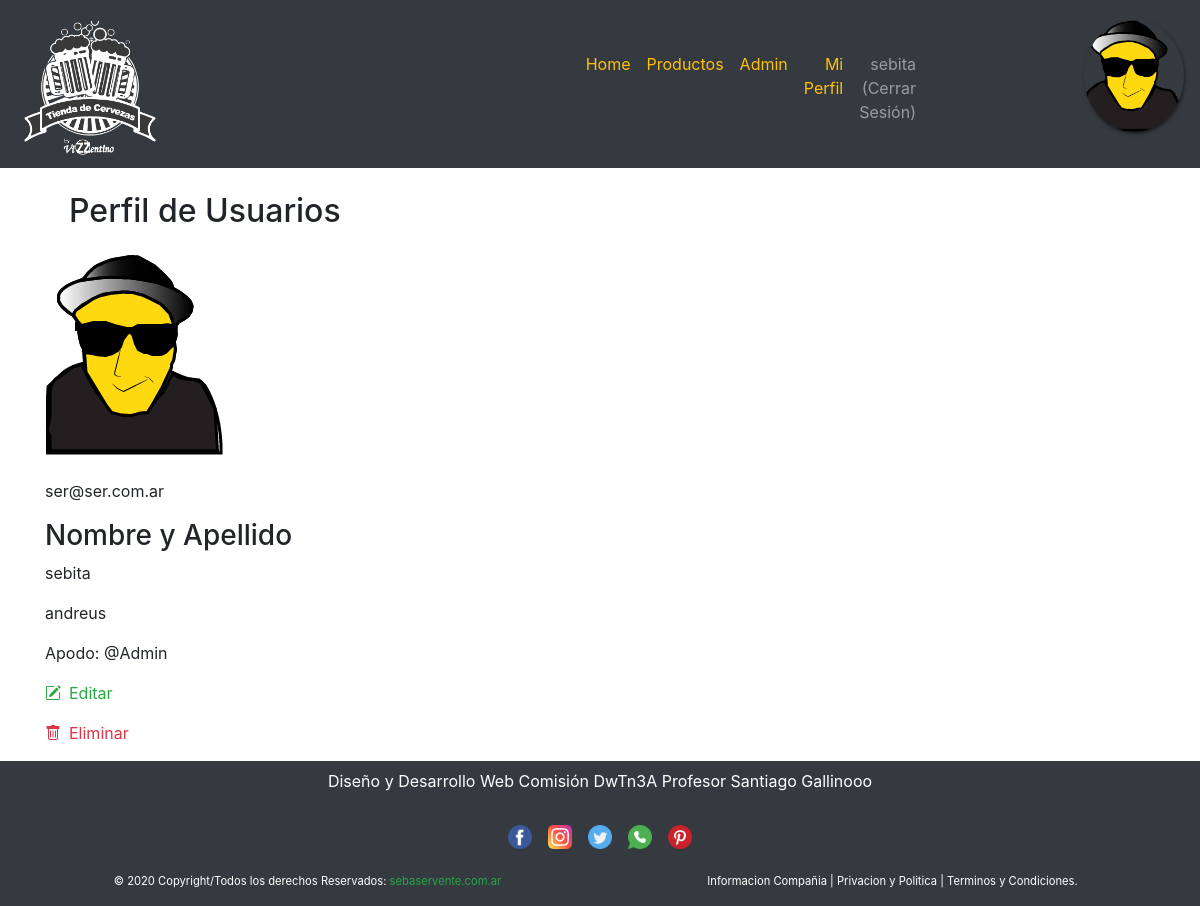
/servente-sebastian_tp/index.php?s=perfil&id=1 (signed in), run on the app's committed database.
### tables this page shows
CREATE TABLE `usuarios` (
  `id_usuario` int(10) UNSIGNED NOT NULL,
  `id_rol` tinyint(3) UNSIGNED NOT NULL,
  `email` varchar(100) NOT NULL,
  `password` varchar(255) NOT NULL,
  `nombre` varchar(100) DEFAULT NULL,
  `apellido` varchar(100) DEFAULT NULL,
  `apodo` varchar(100) DEFAULT NULL,
  `img` varchar(255) DEFAULT NULL,
  `alt_img` varchar(255) DEFAULT NULL
);

### servente-sebastian_tp/libraries/usuarios.php (called while the page is built, shortened)
<?php
function usuarioTraerPorId($db, $id) {
    $id = mysqli_real_escape_string($db, $id);
    $query = "SELECT * FROM usuarios
                WHERE id_usuario = '". $id ."'";
    $res = mysqli_query($db, $query);
    return mysqli_fetch_assoc($res);
}

### servente-sebastian_tp/secciones/perfil.php (the view, shortened to what this page needs)
<?php
require 'data/bootstrap.php';
$usuarios = usuarioTraerPorId($db, $_GET['id']);
?>
<section class="container" id="sectionPerfil">
    <h2 class="m-4">Perfil de Usuarios</h2>
    <article class="perfil">
        <div class="divImagen">
            <figure>
                <img src="imgs/<?= $usuarios['img'];?>" class="img-fluid figure-img" alt="<?= htmlspecialchars($usuarios['alt_img']);?>">
            </figure>
        </div>
        <div class="divDatos">
            <p> <?=$usuarios['email'];?></p>
            <div class="divNombreApellido">
                <h3>Nombre y Apellido</h3>
                <p class="primero"><?=$usuarios['nombre']; ?></p>
                <p class="segundo"> <?=$usuarios['apellido']; ?></p>
            </div>
            <p>Apodo: @<?=$usuarios['apodo']; ?></p>
            <div class="divAccion">
                <p><i class="bi bi-pencil-square text-success"></i><a href="index.php?s=editar-usuario&id=<?=$usuarios['id_usuario'];?>" class="p-2 edit text-success" >Editar </a></p>
                <p><i class="bi bi-trash text-danger"></i><a href="acciones/usuario-eliminar.php?id=<?=$usuarios['id_usuario'];?>" class="borrar p-2 text-danger">Eliminar</a></p>
            </div>
        </div>
    </article>
</section>

### servente-sebastian_tp/css/estilos_nuevo.css (style rules this page uses)
* { margin: 0; padding: 0; -webkit-box-sizing: border-box; -moz-box-sizing: border-box; box-sizing: border-box; }

### data on the page
usuarios: img (picture), email "ser@ser.com.ar", nombre "sebita", apellido "andreus", apodo "Admin"

### other printed values
authObtenerUsuario()['nombre'] "sebita"
